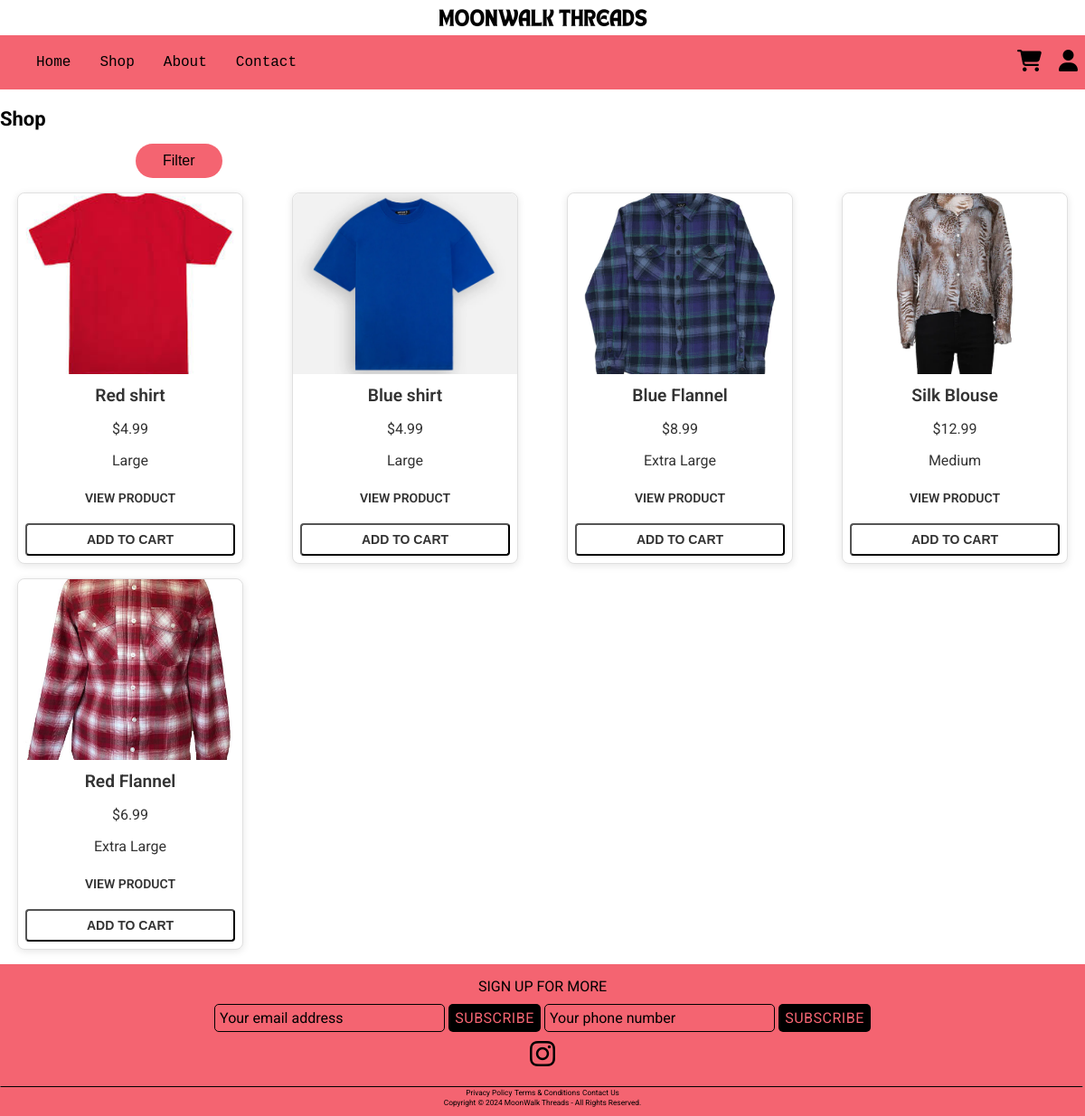
Screenshot of /shop/Shirts with the database file from the repository.
### myapp/models.py (models this page shows, shortened)
class Product(models.Model):
    name = models.CharField(max_length=100)
    price= models.DecimalField(default=0, decimal_places=2, max_digits=6)
    category = models.ForeignKey(Category, on_delete=models.CASCADE, default=1)
    size = models.CharField(max_length=20)
    description = models.CharField(max_length=250, default='', blank=True, null=True)
    image = models.ImageField(upload_to='uploads/product/')
    featured = models.BooleanField(default=False)

### myapp/views.py (the view)
# urls.py: path('shop/', views.shop, name='shop'),
def shop(request, foo=None):
    if foo:
        foo = foo.replace('-', ' ')
        try:
            category = Category.objects.get(name=foo)
            products = Product.objects.filter(category=category)
        except Category.DoesNotExist:
            messages.success(request, ("Category Doesn't Exist!"))
            return redirect('shop')
    else:
        products = Product.objects.all()
        category = None  # No category selected
    categories = Category.objects.all()  # Pass all categories to the template
    return render(request, 'shop.html', {'products': products, 'category': category, 'categories': categories})

### myapp/templates/shop.html (shortened to what this page needs)
{% extends 'base.html' %}
{% load static %}
{% block content %}
<h1>Shop</h1>
<div class="shop-filter">
    <button class="shop-filter-button" onclick="toggleDropdown()">Filter</button>
</div>
<section class="shop-product-section">
    <div class="shop-product-grid">
        {% for product in products %}
        <div class="shop-product-card">
            <img class="shop-product-image" src="{{ product.image.url }}" alt="Product Image" />
            <div class="shop-product-body">
                <h5 class="shop-product-title">{{ product.name }}</h5>
                <p class="shop-product-price">${{ product.price }}</p>
                <p class="shop-product-price">{{ product.size }}</p>
            </div>
            <div class="shop-product-footer">
                <a class="btn btn-outline-dark" href="{% url 'productDetails' product.id %}">View Product</a>
                <button class="btn btn-outline-dark shop-add-to-cart-btn" data-id="{{ product.id }}">Add to Cart</button>
            </div>
        </div>
        {% endfor %}
    </div>
</section>
{% endblock %}

### static/css/homestyles.css (style rules this page uses)
body { margin: 0; font-family: var(--font); }
* { --background_color: #F46471; --font: 'Roboto', sans-serif; --visibile: True; --font_color_title: #FFFFFF; --font_color_timer: #000000; --drop_title: "Spooky Halloween Apparel"; }
a { font-size: 1rem; color: #000; text-decoration: none; }
h1 { text-align: left; font-size: 22px; margin-top: 20px; }

### static/css/shopstyles.css (style rules this page uses)
:root { --border-color: #E0E0E0; --font-color: #333333; --hover-scale: 1.05; --button-color: #333333; --button-border-color: #333333; --button-hover-color: #F46471; }
.shop-filter { position: relative; display: inline-block; left: 150px; }
.shop-filter-button { background-color: #F46471; color: black; padding: 10px 30px; font-size: 16px; border: none; cursor: pointer; border-radius: 28px; }
.shop-product-section { padding: 1rem 0; }
.shop-product-grid { display: grid; grid-template-columns: repeat(auto-fill, minmax(240px, 1fr)); justify-items: center; gap: 16px; }
.shop-product-card { flex: 0 0 auto; width: 250px; border: 1px solid var(--border-color); border-radius: 8px; transition: transform 0.3s ease; box-shadow: 0 2px 8px rgba(0, 0, 0, 0.1); overflow: hidden; text-align: center; scroll-snap-align: center; background-color: #fff; }
.shop-product-image { width: 100%; height: 200px; object-fit: cover; border-top-left-radius: 8px; border-top-right-radius: 8px; }
.shop-product-title { font-size: 1.2rem; color: var(--font-color); margin: 0.5rem 0 0.3rem; font-weight: 600; }
.shop-product-price { font-size: 1rem; color: var(--font-color); margin-bottom: 0.5rem; }
.shop-product-footer { display: flex; flex-direction: column; gap: 12px; padding: 0.5rem; }
.shop-product-footer .btn { width: 100%; padding: 0.5rem 1rem; text-align: center; border-radius: 4px; font-size: 0.875rem; font-weight: 600; color: var(--button-color); transition: background-color 0.3s, color 0.3s; text-transform: uppercase; }
.shop-add-to-cart-btn { background-color: transparent; color: #000; cursor: pointer; }

### static/css/products.css (style rules this page uses)
:root { --border-color: #E0E0E0; --font-color: #333333; --hover-scale: 1.05; --button-color: #333333; --button-border-color: #333333; --button-hover-color: #F46471; }

### static/css/checkout.css (style rules this page uses)
* { box-sizing: border-box; }

### static/css/productDetails.css (style rules this page uses)
:root { --border-color: #E0E0E0; --font-color: #333333; --hover-scale: 1.05; --button-color: #333333; --button-border-color: #333333; --button-hover-color: #F46471; }

### rows the page displays
Product: image (picture), name "Red shirt", price "4.99", size "Large"
Product: image (placeholder picture), name "Blue shirt", price "4.99", size "Large"
Product: image (picture), name "Blue Flannel", price "8.99", size "Extra Large"
Product: image (picture), name "Silk Blouse", price "12.99", size "Medium"
Product: image (picture), name "Red Flannel", price "6.99", size "Extra Large"
